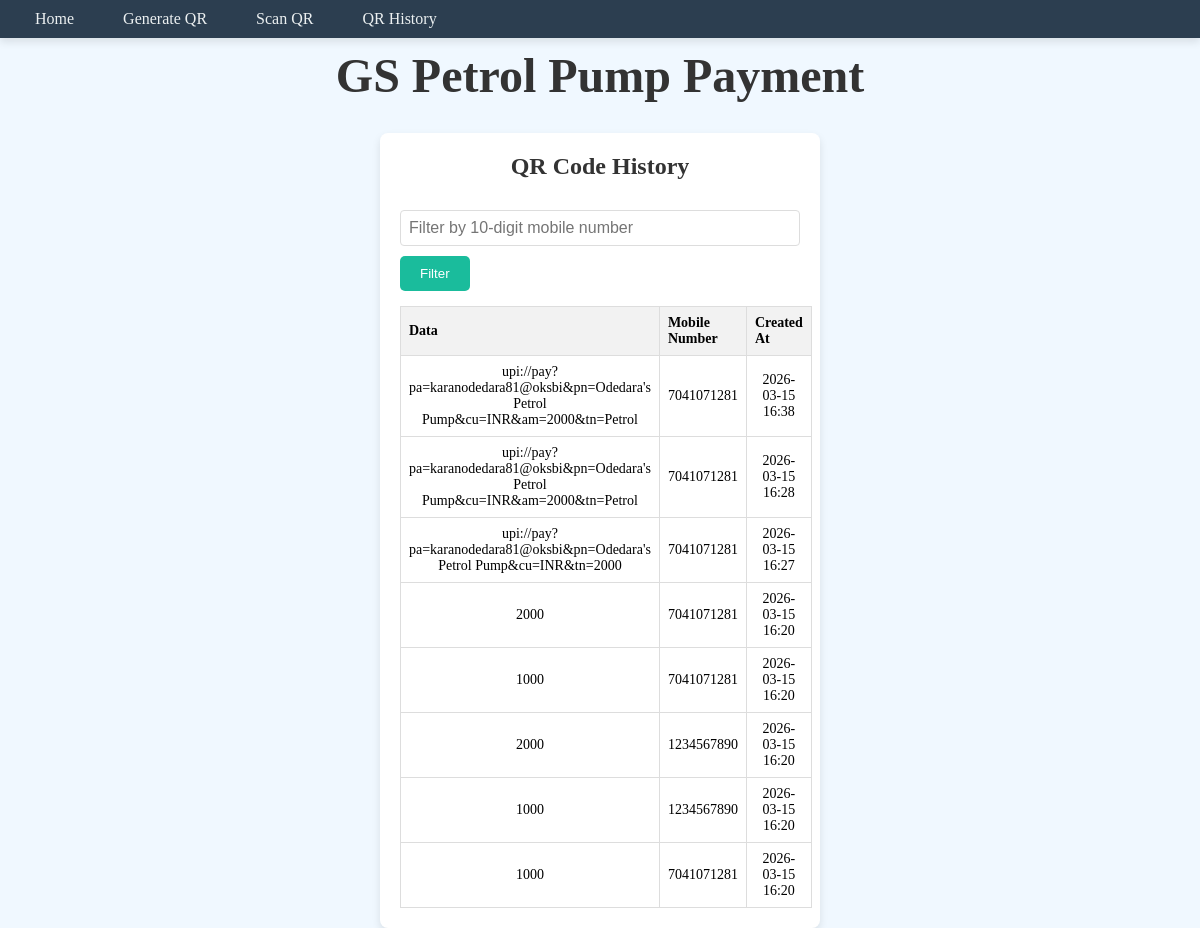
/qr/history/, run on the app's committed database.
### scanner/models.py (models this page shows, shortened)
class QRCode(models.Model):
    data = models.CharField(max_length=255)
    mobile_number = models.CharField(max_length=10)
    created_at = models.DateTimeField(auto_now_add=True)

### scanner/views.py (the view)
# urls.py: path('history/', qr_history, name='qr_history'),
def qr_history(request):
    mobile_number = request.GET.get('mobile_number')
    if mobile_number:
        qrs = QRCode.objects.filter(mobile_number=mobile_number).order_by('-created_at')
    else:
        qrs = QRCode.objects.all().order_by('-created_at')
    context = {
        'qrs': qrs,
        'mobile_number': mobile_number or '',
    }
    return render(request, 'scanner/history.html', context)

### scanner/templates/scanner/history.html (shortened to what this page needs)
{% extends "core/base.html" %}
{% block content %}
<div class="center-container">
  <div class="container">
    <h1>QR Code History</h1>
    <form method="get" class="history-filter">
      <input
        type="text"
        name="mobile_number"
        value="{{ mobile_number }}"
        placeholder="Filter by 10-digit mobile number"
        pattern="\d{10}"
      >
      <button type="submit">Filter</button>
    </form>
    {% if qrs %}
    <table class="history-table">
      <thead>
        <tr>
          <th>Data</th>
          <th>Mobile Number</th>
          <th>Created At</th>
        </tr>
      </thead>
      <tbody>
        {% for qr in qrs %}
        <tr>
          <td>{{ qr.data }}</td>
          <td>{{ qr.mobile_number }}</td>
          <td>{{ qr.created_at|date:"Y-m-d H:i" }}</td>
        </tr>
        {% endfor %}
      </tbody>
    </table>
    {% else %}
      <p>No QR codes found for the selected criteria.</p>
    {% endif %}
  </div>
</div>
{% endblock content %}

### core/templates/core/base.html (shortened to what this page needs)
<!DOCTYPE html>
{% load static %}
<html lang="en">
<head>
  <link rel="stylesheet" href="{% static 'core/css/style.css' %}">
</head>
<body>
  <nav>
    <li><a href="{% url 'home' %}">Home</a></li>
    <li><a href="{% url 'generate_qr' %}">Generate QR</a></li>
    <li><a href="{% url 'scan_qr' %}">Scan QR</a></li>
    <li><a href="{% url 'qr_history' %}">QR History</a></li>
  </nav>
  <h1 class="main-heading">GS Petrol Pump Payment</h1>
  {% block content %}{% endblock content %}
</body>
</html>

### core/static/core/css/style.css (style rules this page uses)
* { padding: 0; margin: 0; }
html, body { height: 100%; background-color: aliceblue; }
nav { background-color: #2c3e50; padding: 10px 20px; box-shadow: 0 4px 8px rgba(0, 0, 0, 0.1); }
nav li { list-style: none; display: inline-block; margin-right: 15px; }
nav a { text-decoration: none; color: #ecf0f1; font-size: 16px; padding: 8px 15px; transition: background-color 0.3s, color 0.3s; border-radius: 5px; }
.main-heading { text-align: center; padding: 10px; font-size: 3rem; }
.center-container { display: flex; justify-content: center; }
.container { text-align: center; background-color: #ffffff; padding: 20px; border-radius: 8px; box-shadow: 0 4px 8px rgba(0, 0, 0, 0.1); max-width: 400px; width: 100%; }
h1 { margin-top: 0; font-size: 24px; color: #333; margin-bottom: 20px; }
form { margin-bottom: 20px; }
form input[type="text"], form input[type="number"] { width: 100%; padding: 10px; margin: 10px 0; border-radius: 5px; border: 1px solid #ddd; box-sizing: border-box; font-size: 16px; }
form button { background-color: #1abc9c; color: #ffffff; border: none; padding: 10px 20px; border-radius: 5px; cursor: pointer; transition: background-color 0.3s; }
.history-filter { margin: 15px 0; text-align: left; }
.history-filter input[type="text"] { padding: 8px; border-radius: 4px; border: 1px solid #ddd; margin-right: 8px; }
.history-table { width: 100%; border-collapse: collapse; margin-top: 10px; }
.history-table th, .history-table td { border: 1px solid #ddd; padding: 8px; font-size: 14px; }
.history-table th { background-color: #f2f2f2; text-align: left; }

### data on the page
QRCode: data "upi://pay?pa=karanodedara81@oksbi&pn=Odedara's Petrol Pump&cu=INR&am=2000&tn=Petrol", mobile_number "7041071281", created_at "2026-03-15 16:38"
QRCode: data "upi://pay?pa=karanodedara81@oksbi&pn=Odedara's Petrol Pump&cu=INR&am=2000&tn=Petrol", mobile_number "7041071281", created_at "2026-03-15 16:28"
QRCode: data "upi://pay?pa=karanodedara81@oksbi&pn=Odedara's Petrol Pump&cu=INR&tn=2000", mobile_number "7041071281", created_at "2026-03-15 16:27"
QRCode: data "2000", mobile_number "7041071281", created_at "2026-03-15 16:20"
QRCode: data "1000", mobile_number "7041071281", created_at "2026-03-15 16:20"
QRCode: data "2000", mobile_number "1234567890", created_at "2026-03-15 16:20"
QRCode: data "1000", mobile_number "1234567890", created_at "2026-03-15 16:20"
QRCode: data "1000", mobile_number "7041071281", created_at "2026-03-15 16:20"
